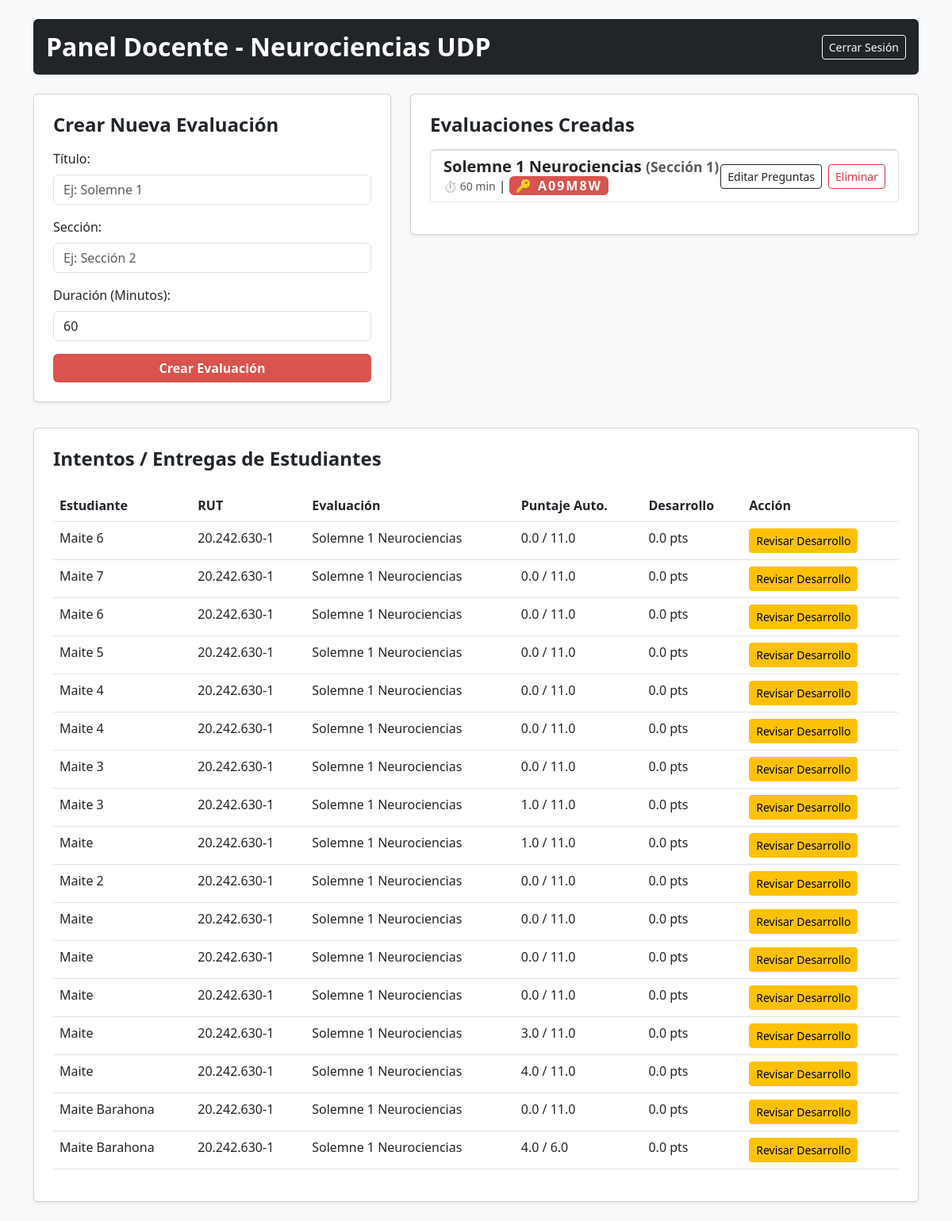
Page /profesor on the earlier database version.
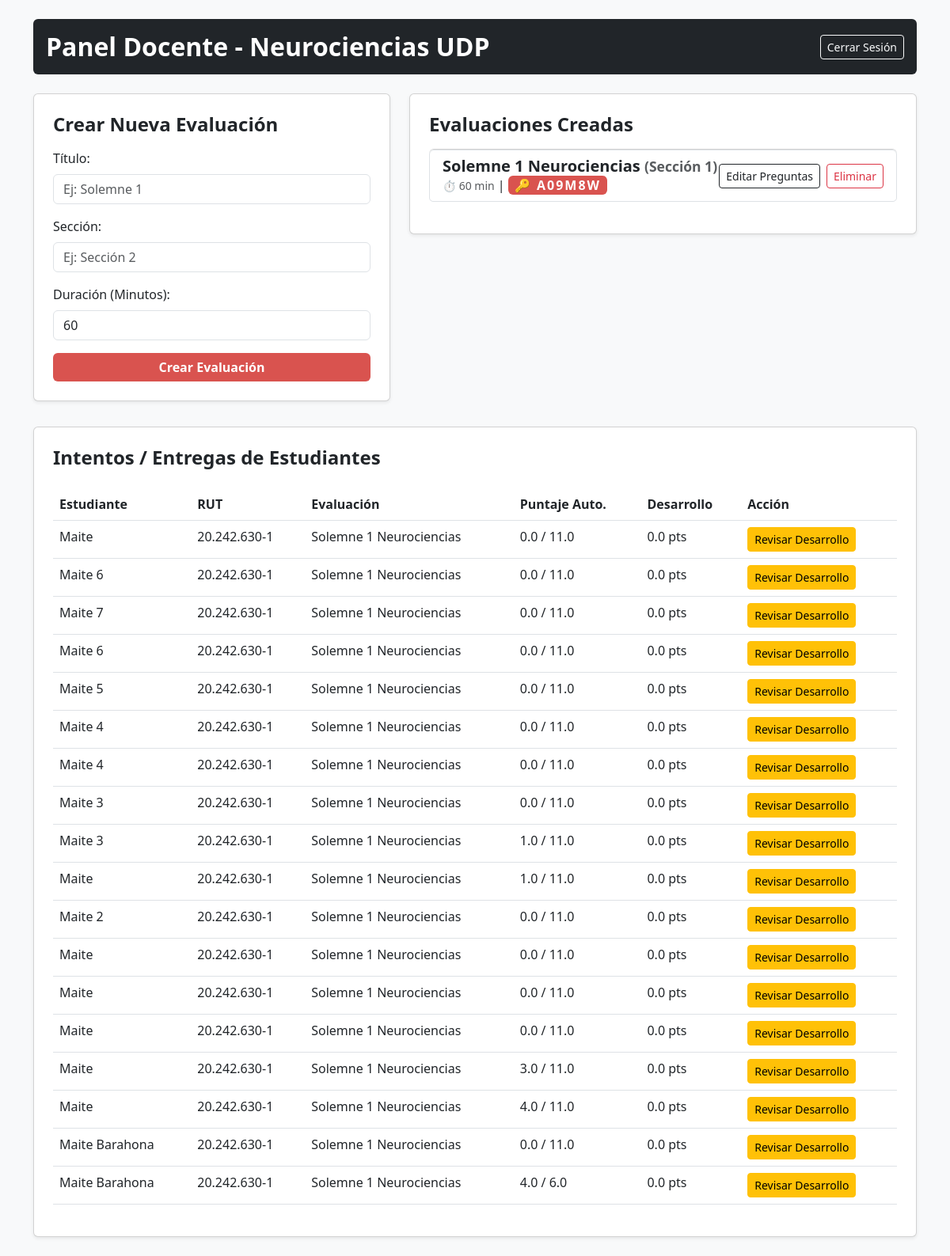
Same page on the later database version.
### tables this page shows
CREATE TABLE evaluaciones (
                id INTEGER PRIMARY KEY AUTOINCREMENT,
                titulo TEXT NOT NULL,
                seccion TEXT NOT NULL,
                duracion_minutos INTEGER DEFAULT 60,
                codigo_acceso TEXT NOT NULL
            );

CREATE TABLE intentos (
                id INTEGER PRIMARY KEY AUTOINCREMENT,
                evaluacion_id INTEGER,
                estudiante_nombre TEXT NOT NULL,
                estudiante_rut TEXT NOT NULL,
                seccion TEXT NOT NULL,
                puntaje_autocorregido REAL DEFAULT 0,
                puntaje_desarrollo REAL DEFAULT 0,
                puntaje_total_auto REAL DEFAULT 0,
                estado TEXT DEFAULT 'Completado',
                fecha TIMESTAMP DEFAULT CURRENT_TIMESTAMP,
                FOREIGN KEY (evaluacion_id) REFERENCES evaluaciones (id) ON DELETE CASCADE
            );

### app.py (the view)
@app.route('/profesor')
def profesor_panel():
    conn = get_db()
    evaluaciones = conn.execute('SELECT * FROM evaluaciones').fetchall()
    intentos = conn.execute('''
        SELECT i.*, e.titulo as evaluacion_titulo
        FROM intentos i JOIN evaluaciones e ON i.evaluacion_id = e.id
        ORDER BY i.fecha DESC
    ''').fetchall()
    return render_template('profesor_panel.html', evaluaciones=evaluaciones, intentos=intentos)

### app.py (called while the page is built)
def get_db():
    conn = sqlite3.connect(DATABASE)
    conn.row_factory = sqlite3.Row
    return conn

@app.after_request
def add_header(response):
    response.headers['Cache-Control'] = 'no-store, no-cache, must-revalidate, post-check=0, pre-check=0, max-age=0'
    response.headers['Pragma'] = 'no-cache'
    response.headers['Expires'] = '-1'
    return response

### templates/profesor_panel.html (shortened to what the changed rows need)
<!DOCTYPE html>
<html lang="es">
<head>
    <link rel="stylesheet" href="https://cdn.jsdelivr.net/npm/bootstrap@5.3.0/dist/css/bootstrap.min.css">
</head>
<body class="bg-light py-4">
    <div class="container">
        <div class="d-flex justify-content-between align-items-center p-3 rounded header-bg mb-4">
            <h2 class="m-0 fw-bold">Panel Docente - Neurociencias UDP</h2>
        </div>
        <div class="row">
            <div class="col-md-7 mb-4">
                <div class="card shadow-sm p-4">
                    {% if evaluaciones %}
                        <ul class="list-group mb-3">
                        {% for ev in evaluaciones %}
                            <li class="list-group-item d-flex justify-content-between align-items-center">
                                <div>
                                    <h5 class="m-0 fw-bold">{{ ev.titulo }} <small class="text-muted">({{ ev.seccion }})</small></h5>
                                    <small class="text-muted">⏱️ {{ ev.duracion_minutos }} min</small> |
                                    <span class="badge badge-code px-2 py-1">🔑 {{ ev.codigo_acceso }}</span>
                                </div>
                                <div class="d-flex gap-2">
                                    <a href="/profesor/evaluacion/{{ ev.id }}" class="btn btn-sm btn-outline-dark">Editar Preguntas</a>
                                    <form action="/profesor/eliminar_evaluacion/{{ ev.id }}" method="POST" onsubmit="return confirm('¿Seguro que deseas eliminar esta evaluación? Perderás todas sus preguntas e intentos.');">
                                        <button type="submit" class="btn btn-sm btn-outline-danger">Eliminar</button>
                                    </form>
                                </div>
                            </li>
                        {% endfor %}
                        </ul>
                    {% else %}
                        <p class="text-muted">No has creado evaluaciones aún.</p>
                    {% endif %}
                </div>
            </div>
        </div>
        <div class="card shadow-sm p-4 mt-2">
            {% if intentos %}
                <table class="table table-hover mt-3">
                    <thead>
                        <tr>
                            <th>Estudiante</th>
                            <th>RUT</th>
                            <th>Evaluación</th>
                            <th>Puntaje Auto.</th>
                            <th>Desarrollo</th>
                            <th>Acción</th>
                        </tr>
                    </thead>
                    <tbody>
                        {% for i in intentos %}
                        <tr>
                            <td>{{ i.estudiante_nombre }}</td>
                            <td>{{ i.estudiante_rut }}</td>
                            <td>{{ i.evaluacion_titulo }}</td>
                            <td>{{ i.puntaje_autocorregido }} / {{ i.puntaje_total_auto }}</td>
                            <td>{{ i.puntaje_desarrollo }} pts</td>
                            <td>
                                <a href="/profesor/revisar/{{ i.id }}" class="btn btn-sm btn-warning">Revisar Desarrollo</a>
                            </td>
                        </tr>
                        {% endfor %}
                    </tbody>
                </table>
            {% else %}
                <p class="text-muted">Aún ningún estudiante ha rendido exámenes.</p>
            {% endif %}
        </div>
    </div>
</body>
</html>

Differences in the rows shown:
added intentos: estudiante_nombre "Maite", estudiante_rut "20.242.630-1", evaluacion_titulo "Solemne 1 Neurociencias", puntaje_autocorregido "0.0", puntaje_total_auto "11.0", puntaje_desarrollo "0.0"
